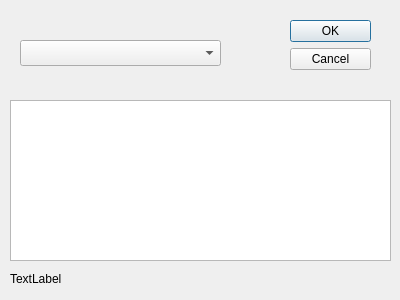
<?xml version="1.0" encoding="UTF-8"?>
<ui version="4.0">
 <class>CDlgMsgs</class>
 <widget class="QDialog" name="CDlgMsgs">
  <property name="geometry">
   <rect>
    <x>0</x>
    <y>0</y>
    <width>400</width>
    <height>300</height>
   </rect>
  </property>
  <property name="minimumSize">
   <size>
    <width>400</width>
    <height>300</height>
   </size>
  </property>
  <property name="maximumSize">
   <size>
    <width>400</width>
    <height>300</height>
   </size>
  </property>
  <property name="windowTitle">
   <string>Dialog</string>
  </property>
  <widget class="QDialogButtonBox" name="buttonBox">
   <property name="geometry">
    <rect>
     <x>290</x>
     <y>20</y>
     <width>81</width>
     <height>241</height>
    </rect>
   </property>
   <property name="orientation">
    <enum>Qt::Orientation::Vertical</enum>
   </property>
   <property name="standardButtons">
    <set>QDialogButtonBox::StandardButton::Cancel|QDialogButtonBox::StandardButton::Ok</set>
   </property>
  </widget>
  <widget class="QPlainTextEdit" name="eMessage">
   <property name="geometry">
    <rect>
     <x>10</x>
     <y>100</y>
     <width>381</width>
     <height>161</height>
    </rect>
   </property>
   <property name="font">
    <font>
     <pointsize>12</pointsize>
    </font>
   </property>
  </widget>
  <widget class="QComboBox" name="cbMessage">
   <property name="geometry">
    <rect>
     <x>20</x>
     <y>40</y>
     <width>201</width>
     <height>26</height>
    </rect>
   </property>
  </widget>
  <widget class="QLabel" name="sStatus">
   <property name="geometry">
    <rect>
     <x>10</x>
     <y>270</y>
     <width>371</width>
     <height>18</height>
    </rect>
   </property>
   <property name="text">
    <string>TextLabel</string>
   </property>
  </widget>
 </widget>
 <resources/>
 <connections>
  <connection>
   <sender>buttonBox</sender>
   <signal>accepted()</signal>
   <receiver>CDlgMsgs</receiver>
   <slot>accept()</slot>
   <hints>
    <hint type="sourcelabel">
     <x>248</x>
     <y>254</y>
    </hint>
    <hint type="destinationlabel">
     <x>157</x>
     <y>274</y>
    </hint>
   </hints>
  </connection>
  <connection>
   <sender>buttonBox</sender>
   <signal>rejected()</signal>
   <receiver>CDlgMsgs</receiver>
   <slot>reject()</slot>
   <hints>
    <hint type="sourcelabel">
     <x>316</x>
     <y>260</y>
    </hint>
    <hint type="destinationlabel">
     <x>286</x>
     <y>274</y>
    </hint>
   </hints>
  </connection>
 </connections>
</ui>
